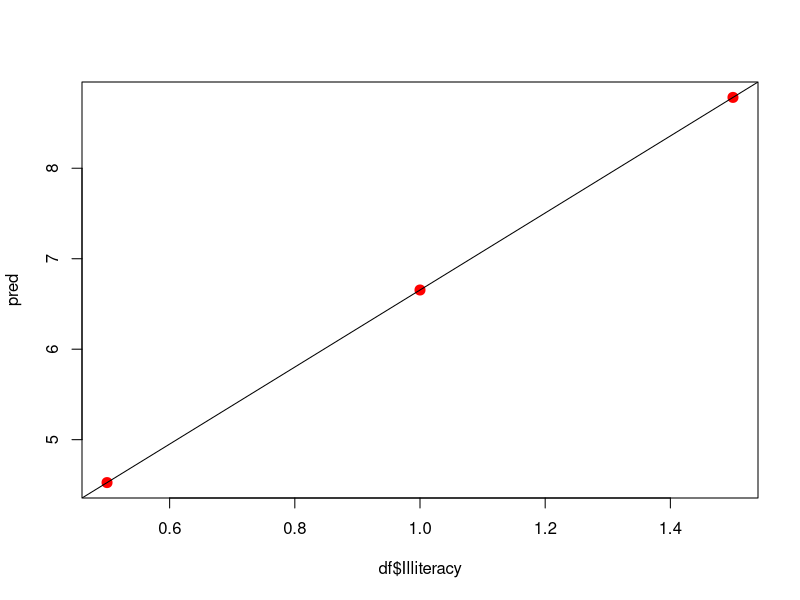
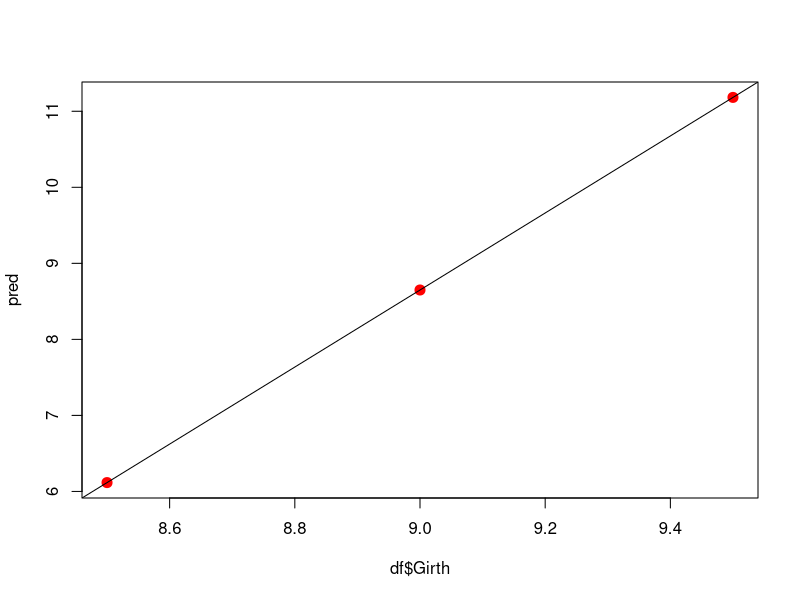
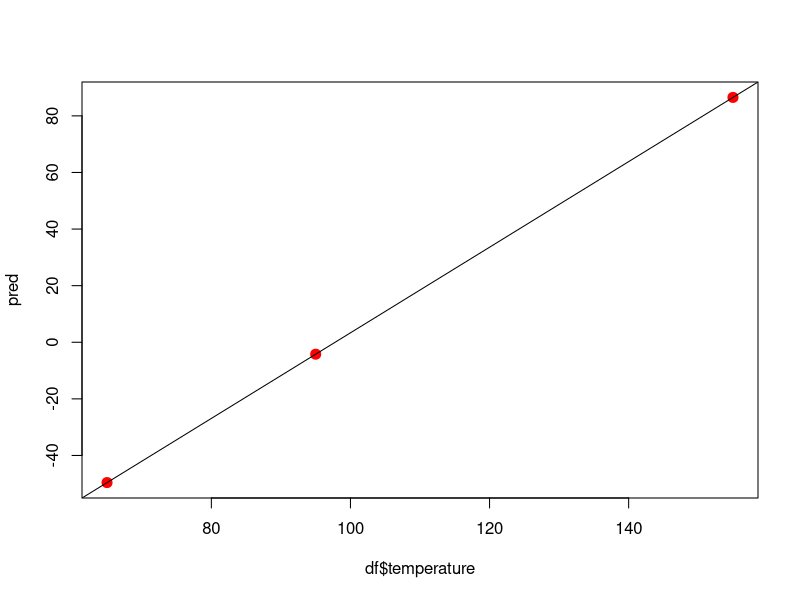

The R source for these figures, in order:
# 
# kimhokyeong_191216.R
# 김호경 2019.12.16 / 2019.12.16
# 
# 문1)
# state.x77 데이터셋에서 문맹률(Illiteracy)을 이용해 범죄율(Murder)을 예측
# 하는 단순선형 회귀모델을 만드시오. 그리고 문맹률이 0.5, 1.0, 1.5일 때 범
# 죄율을 예측하여 보시오.
# 
st <- data.frame( state.x77 )
str( st )
model <- lm( Murder~Illiteracy, st )

df <- data.frame( Illiteracy = c( 0.5, 1.0, 1.5 ) )
pred <- predict( model, df )

plot( df$Illiteracy, pred, col = "red", cex = 2, pch = 20 )
abline( model )

# 문2)
# trees 데이터셋에서 나무둘레(Girth)로 나무의 볼륨(Volume)을 예측하는 단
# 선형 회귀모델을 만드시오. 그리고 나무 둘레가 8.5, 9.0, 9.5일 때, 나무의
# 볼륨(Volume)을 예측하여 보시오.
str( trees )
model <- lm( Volume~Girth, trees )
df <- data.frame( Girth = c( 8.5, 9.0, 9.5 ) )
pred <- predict( model, df )

plot( df$Girth, pred, col = "red", cex = 2, pch = 20 )
abline( model )

# 
# 문3) 
# pressure 데이터셋에서 온도(temperature)로 기압(pressure)을 예측하는 단
# 순선형 회귀모델을 만드시오. 그리고 온도가 65, 95, 155일 때 기압을 예측
# 하여 보시오.
str( pressure )
model <- lm( pressure~temperature, pressure )
df <- data.frame( temperature = c( 65, 95, 155 ) )
pred <- predict( model, df )

plot( df$temperature, pred, col = "red", cex = 2, pch = 20 )
abline( model )
